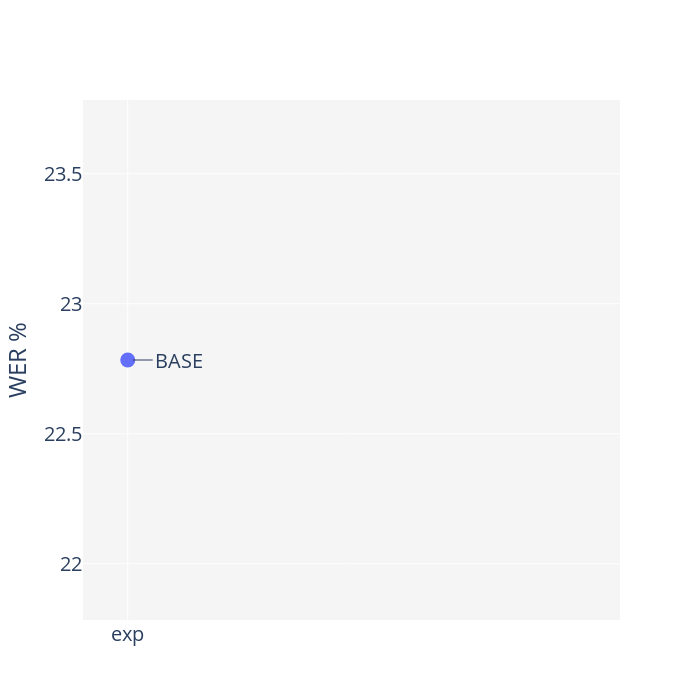

The notebook cell saved with this chart:
### Code cell
exp_names = [
    "BASE", 
#     "BASE_same", 
#     "BASE_OS", 
    
#     "1. Time masking", 
#     "2. Frequency masking", 
#     "3. Additive noise",
#     "4. Reverberation", 
#     "5. Pitch shift", 
#     "6. Tempo perturbation", 
#     "7. Random transformation", 
    
#     "TTS_augment", 
    
#     "OS_augment", 
    
#     "BASE_CCL",
#     "BASE_CCL_UM",
#     "BASE_CCL_2",
#     "BASE_CCL_2_UM",
    
#     "FM_CCL",
#     "FM_CCL_UM",
#     "FM_CCL_2",
#     "FM_CCL_2_UM",
    
#     "TTS_CL",
#     "TTS_CL_UM",
]
# colours = px.colors.qualitative.Plotly + ["#B0A695", "#CC704B"]

# asr_result_by_cefr = pd.DataFrame(
#     asr_result_cefr.mean(axis=1)).reset_index().rename(
#     columns={"index":"Experiment", 0: "WER"})

# exp1_latex = plot_exp_results(asr_result_by_cefr, 
# #                  ["Base"] + ["Frequency masking"] + ["Base"]*4 + ["Frequency masking"]*4,
#                   'exp',
#                   exp_names, 
#                   up=["2. Frequency masking"],
#                   down=["BASE_OS"], 
#                   big=True, 
#                   colours=[colours[0],colours[0]] + colours[1:5] + colours[1:5]
# #                              colours=['#61A3BA','#F4CE14','#DA0C81', '#61A3BA','#F4CE14','#DA0C81','#61A3BA','#F4CE14','#DA0C81',]
#                  )

### Figure 1 — Plotly figure (JSON) as saved in the notebook; plotly's stock layout.template omitted (floating-point values rounded to 4 significant figures)
{"data": [{"marker": {"color": ["#636EFA", "#636EFA", "#EF553B", "#00CC96", "#AB63FA", "#FFA15A", "#EF553B", "#00CC96", "#AB63FA", "#FFA15A"], "size": 15}, "mode": "markers", "type": "scatter", "x": ["exp"], "y": [22.78]}], "layout": {"annotations": [{"ax": 20, "ay": 0, "font": {"size": 20}, "showarrow": true, "text": "BASE", "x": "exp", "xanchor": "left", "xref": "x", "xshift": 5, "y": 22.78, "yref": "y", "yshift": 0}], "font": {"size": 20}, "height": 700, "plot_bgcolor": "whitesmoke", "width": 700, "xaxis": {"range": [-0.2, 2.2], "showticklabels": true}, "yaxis": {"title": {"text": "WER %"}}}}
